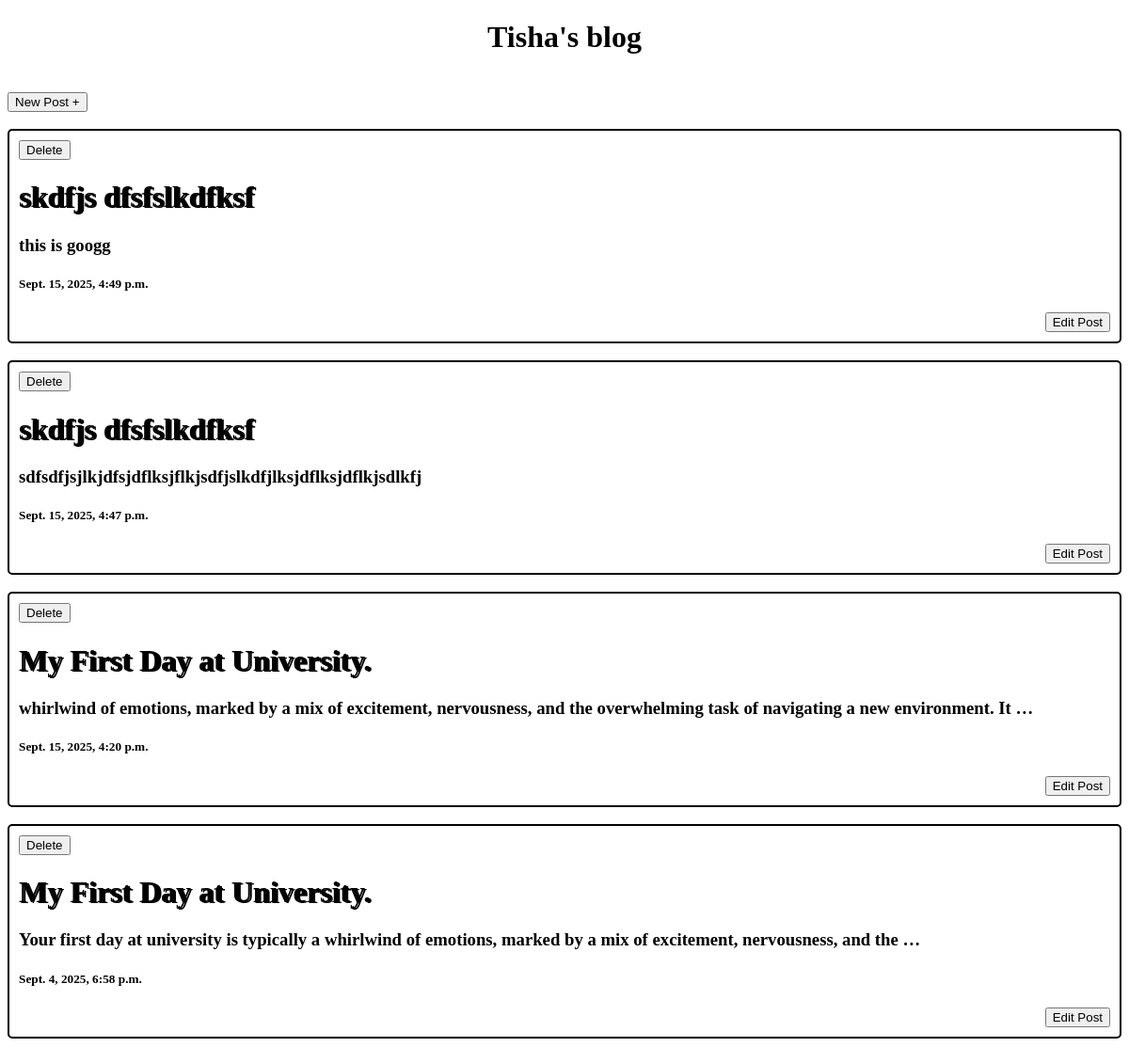
The app's page /, older data.
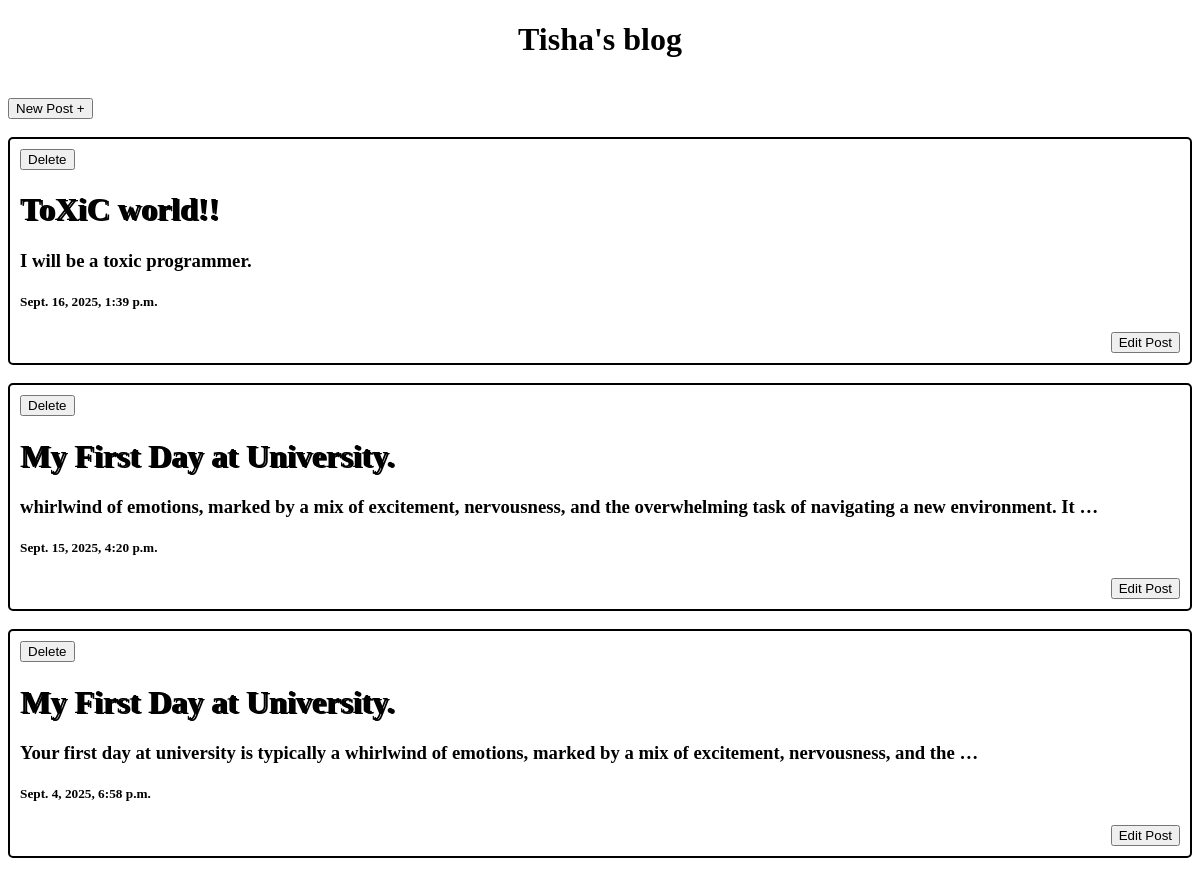
The same page, newer data.
### myblog/models.py (models this page shows)
class post(models.Model):
        title = models.CharField(max_length=100)
        body = models.CharField(max_length=100000)
        updated_at = models.DateTimeField(auto_now=True)
        created_date = models.DateTimeField(auto_now_add=True)

### myblog/views.py (the view)
# urls.py: 2. Add a URL to urlpatterns:  path('', views.home, name='home')
def home(request):
    if request.method == 'POST':
        px = request.POST['post_id']
        obs = post.objects.get(id=px)
        obs.delete()
        return redirect('/')
    else:
        p = post.objects.all()
        return render(request, 'index.html', {'p' : p})

### templates/index.html (shortened to what this page needs)
<!DOCTYPE html>
<html lang="en">
<head>
</head>
<body>
    <header style="text-align: center;">
        <h1>Tisha's blog</h1>
    </header>
    <br>
    <div>
        <button><a href="{% url 'createPost' %}" style="text-decoration: none; color: black; align-content: end;">New
                Post + </a></button>
    </div>
    <br>
    {% for post in p reversed %}
    <div
        style="border: 2px solid black; padding: 10px; border-radius: 5px; display: flex; flex-direction: column; min-height: 200px;">
        <form method="POST">
            <button type="submit">Delete</button>
        </form>
        <a href="/pos/{{post.id}}" style="text-decoration: none; color: black;">
            <h1 style="text-shadow: 2px 1px; color:black;">{{post.title}}</h1>
            <h3>{{post.body | truncatewords:20}}</h3>
            <h5>{{post.created_date}}</h5>
        </a>
        <div style="margin-top: auto; align-self: flex-end;">
            <form method="POST" action="{% url 'editPost' %}">
                <button type="submit">Edit Post</button>
            </form>
        </div>
    </div>
    <br>
    {% endfor %}
</body>
</html>

Row changes from the older to the newer data that the page shows:
removed post: title "skdfjs dfsfslkdfksf", body "this is googg", created_date "Sept. 15, 2025, 4:49 p.m."
removed post: title "skdfjs dfsfslkdfksf", body "sdfsdfjsjlkjdfsjdflksjflkjsdfjslkdfjlksjdflksjdflkjsdlkfj", created_date "Sept. 15, 2025, 4:47 p.m."
added post: title "ToXiC world!!", body "I will be a toxic programmer.", created_date "Sept. 16, 2025, 1:39 p.m."
